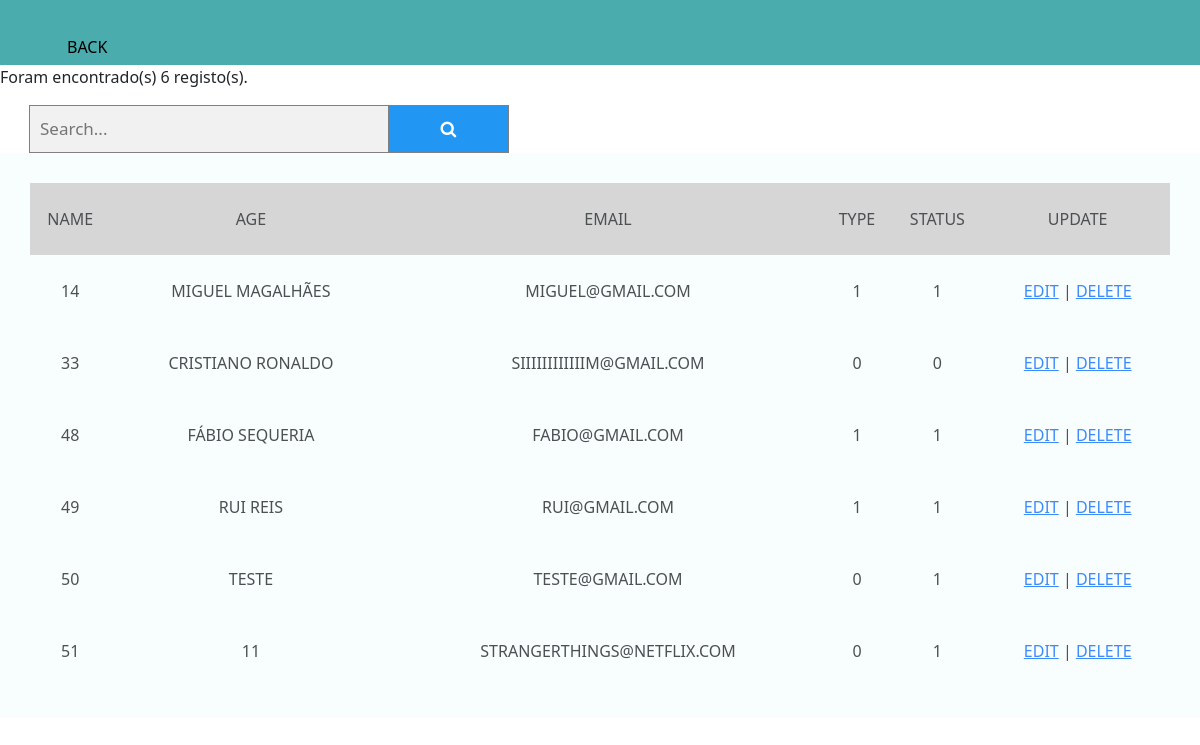
The page /BDF/find_user_logic.php (signed in) on the database its author committed.
### tables this page shows
CREATE TABLE `users` (
  `id` int(11) NOT NULL,
  `name` varchar(100) NOT NULL,
  `password` varchar(100) NOT NULL,
  `age` int(3) NOT NULL,
  `email` varchar(100) NOT NULL,
  `status` tinyint(1) DEFAULT NULL,
  `isactive` tinyint(1) NOT NULL,
  `Registration_Date` date NOT NULL DEFAULT current_timestamp()
);

### BDF/find_user_logic.php (the view, shortened to what this page needs)
<?PHP
if( $_SESSION['login'] == TRUE){
include ("config/database.php");
if(isset ($_POST['search'])) {
	$query = "SELECT * FROM users WHERE name LIKE '%$_POST[search]%' OR email LIKE '%$_POST[search]%'";
	$result = mysqli_query ($conn, $query);
} else {
	$query = "SELECT * FROM users";
	$result = mysqli_query($conn, $query);
}
?>
<!DOCTYPE html>
<html lang="pt">
  <head>
    <link href="" rel="stylesheet">
    <link rel="stylesheet" href="\system\bootstrap-5.3.0-alpha1-dist\css\bootstrap.min.css">
	  <link rel="stylesheet" href="https://cdnjs.cloudflare.com/ajax/libs/font-awesome/4.7.0/css/font-awesome.min.css">
    <link rel="stylesheet" href="\system\css\style_managerusers1.css">
  </head>
  <body>
    <header>
      <div class="three">
    <div class="navbar">
            <ul>
                <li><a href="adminpanel.php">Back</a></li>
            </ul>
    </div>
</div>
    </header>
    <main>
      <div>
        <div >
        <div>
            <p>Foram encontrado(s) <?PHP echo mysqli_num_rows ($result)?> registo(s).</p>
        </div>
        <div>
        <form class="UserSearch" method="post" action="find_user_logic.php">
  <input type="text" placeholder="Search..." name="search">
  <button type="submit"><i class="fa fa-search"></i></button>
</form>
<div class="quatro">
	<table width='100%' border=0>
	<tr bgcolor='#CCCCCC'>
		<td>Name</td>
		<td>Age</td>
		<td>Email</td>
		<td>Type</td>
		<td>Status</td>
		<td>Update</td>
	</tr>
				<?php
        while ($res = mysqli_fetch_assoc ($result)) {
        print "<tr>";
        print "<td>".$res['id']."</td>";
        print "<td>".$res['name']."</td>";
        print "<td>".$res['email']."</td>";
        print "<td>".$res['status']."</td>";
        print "<td>".$res['isactive']."</td>";
        print "<td><a href=\"edit.php?id=$res[id]\">Edit</a> | <a href=\"delete.php?id=$res[id]\" onClick=\"return confirm('Are you sure you want to delete?\\nThis action cannot be undone!')\">Delete</a></td>";
      print "</tr>";
				}
        ?>
			</table>
      </div>
      </div>
    </main>
</body>
</html>
<?php
} else {
  header ('Location: login.php');
}
?>

### BDF/css/style_managerusers1.css (style rules this page uses)
.navbar { width: 100%; height: 50%; margin: auto; padding: 35px; display: flex; align-items: left; justify-content: space-between; }
.navbar ul li { list-style: none; display: inline-block; margin: 0 px; position: relative; }
.navbar ul li a { text-decoration: none; color: black; text-transform: uppercase; }
.navbar ul li::after { content: ''; height: 3px; width: 0%; background: #c59db8; position: absolute; left: 0; bottom: -2px; transition: 0.5s; }
.quatro { text-transform: uppercase; opacity: 80%; padding: 30px; display: flex; align-items: left; justify-content: left; height: 565px; width: 100%; text-align: center; background-color: rgb(247, 253, 253); }
.three { color: white; padding: 0px; display: flex; align-items: center; justify-content: center; height: 65px; width: 100%; background-color:rgb(74, 172, 172); }
form.UserSearch input[type=text] { padding: 10px; margin-left: 29px; font-size: 17px; border: 1px solid grey; float: left; width: 30%; background: #f1f1f1; }
form.UserSearch button { float: left; width: 10%; padding: 10px; background: #2196F3; color: white; font-size: 17px; border: 1px solid grey; border-left: none; cursor: pointer; }
form.UserSearch::after { content: ""; clear: both; display: table; }

### rows shown on the page
users: id "14", name "MIGUEL MAGALHÃES", email "MIGUEL@GMAIL.COM", status "1", isactive "1"
users: id "33", name "CRISTIANO RONALDO", email "SIIIIIIIIIIIIM@GMAIL.COM", status "0", isactive "0"
users: id "48", name "FÁBIO SEQUERIA", email "FABIO@GMAIL.COM", status "1", isactive "1"
users: id "49", name "RUI REIS", email "RUI@GMAIL.COM", status "1", isactive "1"
users: id "50", name "TESTE", email "TESTE@GMAIL.COM", status "0", isactive "1"
users: id "51", name "11", email "STRANGERTHINGS@NETFLIX.COM", status "0", isactive "1"

### other values the page prints
mysqli_num_rows ($result) "6"
